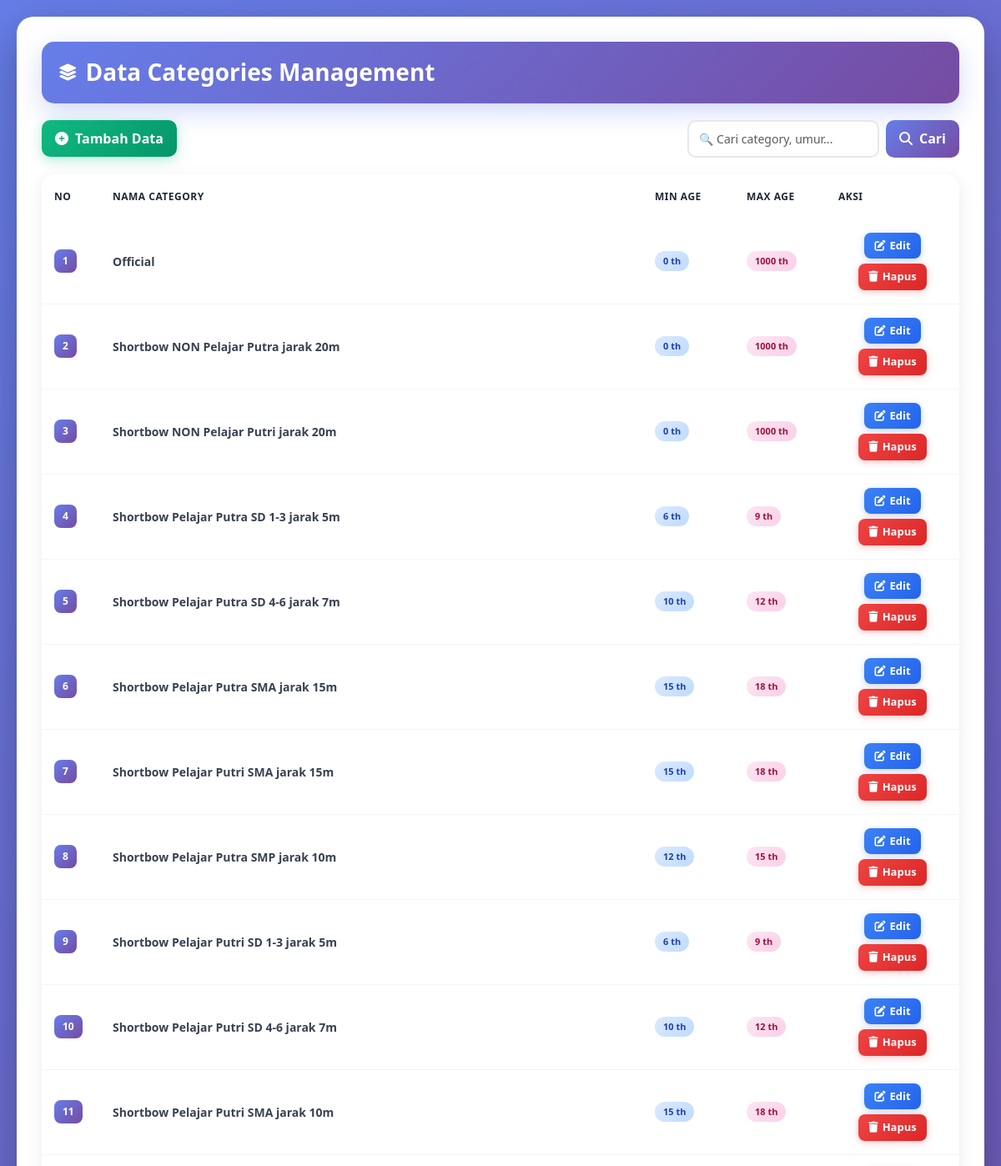
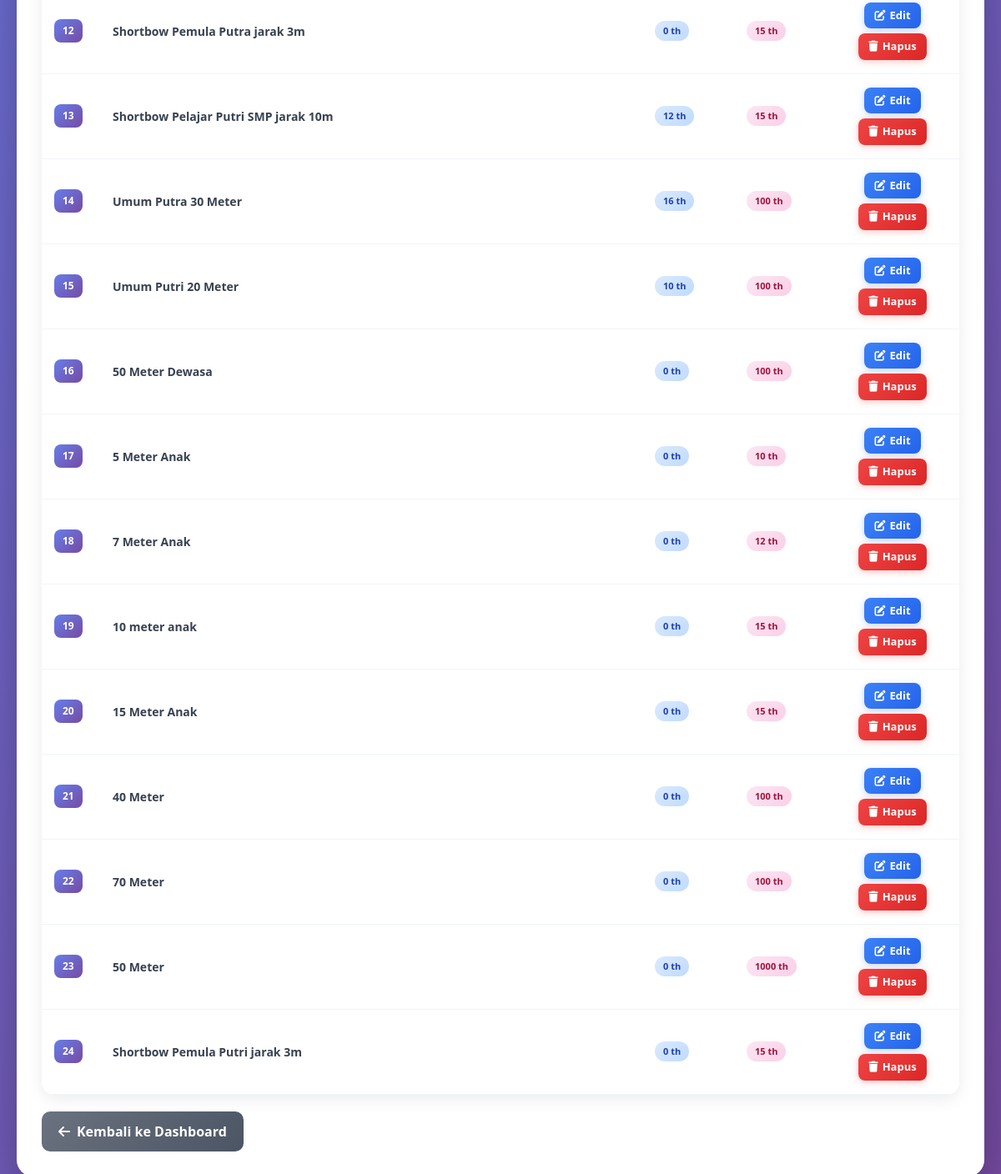
The app's page /views/categori.view.php (signed in) with its own data (2 pictures, top to bottom).
### tables this page shows
CREATE TABLE `categories` (
  `id` int(11) NOT NULL,
  `name` varchar(50) NOT NULL,
  `min_age` int(11) NOT NULL,
  `max_age` int(11) NOT NULL,
  `gender` enum('Laki-laki','Perempuan','Campuran') DEFAULT 'Campuran',
  `max_participants` int(11) DEFAULT 32,
  `status` enum('active','inactive') DEFAULT 'active',
  `created_at` timestamp NULL DEFAULT current_timestamp(),
  `updated_at` timestamp NULL DEFAULT current_timestamp() ON UPDATE current_timestamp()
);

### views/categori.view.php (the view, shortened to what this page needs)
<?php
include '../config/panggil.php';
$search = '';
$sql = "SELECT * FROM categories";
$sql .= " ORDER BY id ASC";
$result = $conn->query($sql);
?>
<!DOCTYPE html>
<html lang="en">
<head>
    <link href="https://cdn.jsdelivr.net/npm/bootstrap@5.3.0/dist/css/bootstrap.min.css" rel="stylesheet">
    <link rel="stylesheet" href="https://cdnjs.cloudflare.com/ajax/libs/font-awesome/6.4.0/css/all.min.css">
</head>
<body>
    <div class="main-container">
        <div class="page-header">
            <h5>
                <i class="fas fa-layer-group"></i>
                <span>Data Categories Management</span>
            </h5>
        </div>
        <div class="top-controls">
            <button type="button" class="btn btn-success" data-bs-toggle="modal" data-bs-target="#addModal">
                <i class="fas fa-plus-circle"></i>
                <span>Tambah Data</span>
            </button>
            <form class="search-container" method="get">
                <input class="form-control" type="search" name="q" value="<?= htmlspecialchars($search) ?>" placeholder="🔍 Cari category, umur...">
                <button class="btn btn-primary" type="submit">
                    <i class="fas fa-search"></i>
                    <span>Cari</span>
                </button>
            </form>
        </div>
        <div class="table-container">
            <div class="table-responsive">
                <table class="table">
                    <thead>
                        <tr>
                            <th style="width: 70px;">No</th>
                            <th>Nama Category</th>
                            <th style="width: 110px;">Min Age</th>
                            <th style="width: 110px;">Max Age</th>
                            <th style="width: 160px;">Aksi</th>
                        </tr>
                    </thead>
                    <tbody>
                        <?php
                        if ($result->num_rows > 0):
                            $no = 1;
                            while ($row = $result->fetch_assoc()):
                        ?>
                        <tr>
                            <td><span class="badge-no"><?= $no++; ?></span></td>
                            <td><strong><?= htmlspecialchars($row['name']); ?></strong></td>
                            <td><span class="age-badge min"><?= htmlspecialchars($row['min_age']); ?> th</span></td>
                            <td><span class="age-badge max"><?= htmlspecialchars($row['max_age']); ?> th</span></td>
                            <td>
                                <div class="action-buttons">
                                    <button class="btn btn-sm btn-primary" onclick="editData(<?= $row['id'] ?>, '<?= addslashes($row['name']) ?>', <?= $row['min_age'] ?>, <?= $row['max_age'] ?>)">
                                        <i class="fas fa-edit"></i>
                                        <span>Edit</span>
                                    </button>
                                    <button class="btn btn-sm btn-danger" onclick="deleteData(<?= $row['id'] ?>, '<?= addslashes($row['name']) ?>')">
                                        <i class="fas fa-trash"></i>
                                        <span>Hapus</span>
                                    </button>
                                </div>
                            </td>
                        </tr>
                        <?php
                            endwhile;
                        endif; ?>
                    </tbody>
                </table>
            </div>
        </div>
        <a href="dashboard.php" class="btn btn-secondary">
            <i class="fas fa-arrow-left"></i>
            <span>Kembali ke Dashboard</span>
        </a>
    </div>
</body>
</html>

### records on screen
categories: name "Official", min_age "0", max_age "1000"
categories: name "Shortbow NON Pelajar Putra jarak 20m", min_age "0", max_age "1000"
categories: name "Shortbow NON Pelajar Putri jarak 20m", min_age "0", max_age "1000"
categories: name "Shortbow Pelajar Putra SD 1-3 jarak 5m", min_age "6", max_age "9"
categories: name "Shortbow Pelajar Putra SD 4-6 jarak 7m", min_age "10", max_age "12"
categories: name "Shortbow Pelajar Putra SMA jarak 15m", min_age "15", max_age "18"
categories: name "Shortbow Pelajar Putri SMA jarak 15m", min_age "15", max_age "18"
categories: name "Shortbow Pelajar Putra SMP jarak 10m", min_age "12", max_age "15"
categories: name "Shortbow Pelajar Putri SD 1-3 jarak 5m", min_age "6", max_age "9"
categories: name "Shortbow Pelajar Putri SD 4-6 jarak 7m", min_age "10", max_age "12"
categories: name "Shortbow Pelajar Putri SMA jarak 10m", min_age "15", max_age "18"
categories: name "Shortbow Pemula Putra jarak 3m", min_age "0", max_age "15"
categories: name "Shortbow Pelajar Putri SMP jarak 10m", min_age "12", max_age "15"
categories: name "Umum Putra 30 Meter", min_age "16", max_age "100"
categories: name "Umum Putri 20 Meter", min_age "10", max_age "100"
categories: name "50 Meter Dewasa", min_age "0", max_age "100"
categories: name "5 Meter Anak", min_age "0", max_age "10"
categories: name "7 Meter Anak", min_age "0", max_age "12"
categories: name "10 meter anak", min_age "0", max_age "15"
categories: name "15 Meter Anak", min_age "0", max_age "15"
categories: name "40 Meter", min_age "0", max_age "100"
categories: name "70 Meter", min_age "0", max_age "100"
categories: name "50 Meter", min_age "0", max_age "1000"
categories: name "Shortbow Pemula Putri jarak 3m", min_age "0", max_age "15"
